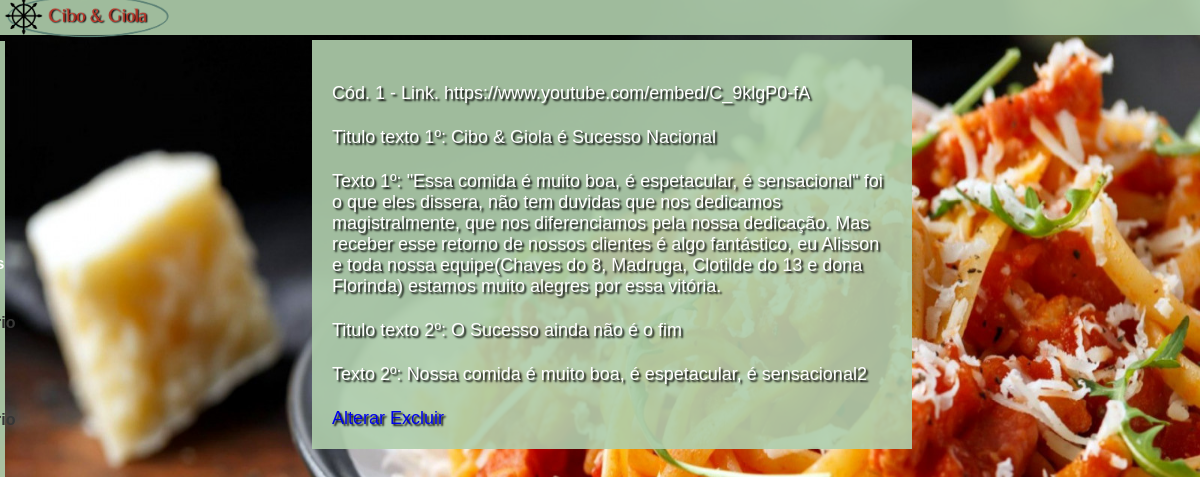
The app's page /CiboGiola/pages/inicio.php (signed in) with its own data.
### tables this page shows
CREATE TABLE IF NOT EXISTS `tb_funcionalidades` (
  `cod` int(11) NOT NULL AUTO_INCREMENT,
  `link` varchar(200) NOT NULL,
  `titulotexto1` varchar(150) NOT NULL,
  `texto1` varchar(1500) NOT NULL,
  `titulotexto2` varchar(150) NOT NULL,
  `texto2` varchar(1500) NOT NULL,
  PRIMARY KEY (`cod`)
);

### CiboGiola/pages/inicio.php (the view, shortened to what this page needs)
<!DOCTYPE html>
<html lang="en">
<head>
     <link rel="stylesheet" href="..\style\styleIntranet.css">
</head>
<body>
    <?php include('barraLateral.php') ?>
    <?php
     require('connect.php');
     $funcionalidade = mysqli_query($con, "Select * from `tb_funcionalidades`");
        while($funcionalidades = mysqli_fetch_array($funcionalidade)){
        echo "<div class=formulario>";
         echo "<div class=dados>";
        echo "<p> Cód. $funcionalidades[cod]  - Link.  $funcionalidades[link]</p>";
        echo "<p> Titulo texto 1º: $funcionalidades[titulotexto1] </p>";
        echo "<p> Texto 1º: $funcionalidades[texto1]</p>";
        echo "<p> Titulo texto 2º: $funcionalidades[titulotexto2] </p>";
        echo "<p> Texto 2º: $funcionalidades[texto2]</p>";
        echo "<div class=alterarExcluir>";
        echo "<p> <a href =alterInicio.php?cod=$funcionalidades[cod]>Alterar</a>
             <a href =javascript:confirmar($funcionalidades[cod])>Excluir</a></p>";
        echo "</div>";
        echo "</div>";
        echo "</div>";
    }
    ?>
</body>
</html>

### CiboGiola/style/styleIntranet.css (style rules this page uses)
* { margin: 0; padding: 0; font-family: sans-serif; box-sizing: border-box; }
body { background-image: url("../Imgs/fundoMacarrao.jpg"); background-repeat: no-repeat; background-size: 100vw 100vh; background-position: top; background-attachment: fixed; }
a { text-decoration: none; }
p { margin-top: 23px; color: white; text-shadow: 2px 2px 2px black; font-size: large; }

### CiboGiola/style/barraLateral.css (style rules this page uses)
* { margin: 0; padding: 0; font-family: sans-serif; box-sizing: border-box; }
a { text-decoration: none; }
p { margin-top: 23px; color: white; text-shadow: 2px 2px 2px black; font-size: large; }
.formulario { margin-left: 30px; margin-top: 5px; background-color: rgba(175, 206, 172, 0.911); width: 50%; padding: 20px; margin-left: 26%; }

### records on screen
tb_funcionalidades: cod "1", link "https://www.youtube.com/embed/C_9klgP0-fA", titulotexto1 "Cibo & Giola é Sucesso Nacional", texto1 "\"Essa comida é muito boa, é espetacular, é sensacional\" foi o que eles dissera, não tem duvidas que nos dedicamos magistralmente, que nos diferenciamos pela nossa dedicação. Mas receber esse retorno de nossos clientes é algo fantástico, eu Alisson e toda nossa equipe(Chaves do 8, Madruga, Clotilde do 13 e dona Florinda) estamos muito alegres por essa vitória.", titulotexto2 "O Sucesso ainda não é o fim", texto2 "Nossa comida é muito boa, é espetacular, é sensacional2"
